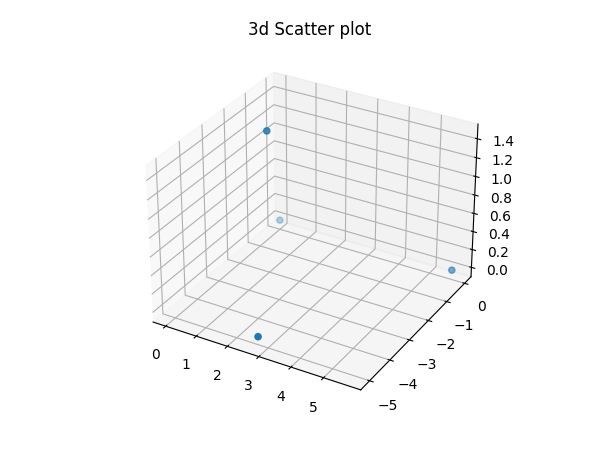

Python code for this plot:
from matplotlib import pyplot as plt; # used  to plot graph  
import random # random number generator
from mpl_toolkits import mplot3d
from math import dist
import numpy as np

xc = []
yc = []
zc = []

# first co-ordinate
xc.append(0)
yc.append(0)
zc.append(0)

# second co-ordinate
x1 = random.uniform(5, 6)

xc.append(x1)
yc.append(0)
zc.append(0)

# third co-ordinate
r = random.uniform(5, 6)
t = random.uniform(0, 2)

x2 = r * np.sin(t * np.pi)
y2 = r * np.cos(t * np.pi)

distance = dist([x2,y2],[x1,0])

while distance <= 5 or distance >= 6 :
    r = random.uniform(5, 6)
    t = random.uniform(0, 2)
    x2 = r * np.sin(t * np.pi)
    y2 = r * np.cos(t * np.pi)
    distance = dist([x2,y2],[x1,0])

xc.append(x2)
yc.append(y2)
zc.append(0)

# third co-ordinate

x3 = random.uniform(-1, 6)
y3 = random.uniform(-6, 6)
z3 = random.uniform(0, 6) 

distance1 = dist([x3,y3,z3],[0,0,0])
distance2 = dist([x3,y3,z3],[x1,0,0])
distance3 = dist([x3,y3,z3],[x2,y2,0])

while (distance1 <= 5 or distance1 >= 6) or (distance2 <= 5 or distance2 >= 6) or (distance3 <= 5 or distance3 >= 6):
    x3 = random.uniform(-1, 6)
    y3 = random.uniform(-6, 6)
    z3 = random.uniform(0, 6)
    distance1 = dist([x3,y3,z3],[0,0,0])
    distance2 = dist([x3,y3,z3],[x1,0,0])
    distance3 = dist([x3,y3,z3],[x2,y2,0])

xc.append(x3)
yc.append(y3)
zc.append(z3)

print(xc)
print(yc)
print(zc)

fig = plt.figure()
ax = plt.axes(projection ='3d')
ax.scatter(xc, yc, zc) 
ax.set_title('3d Scatter plot')
plt.show()
